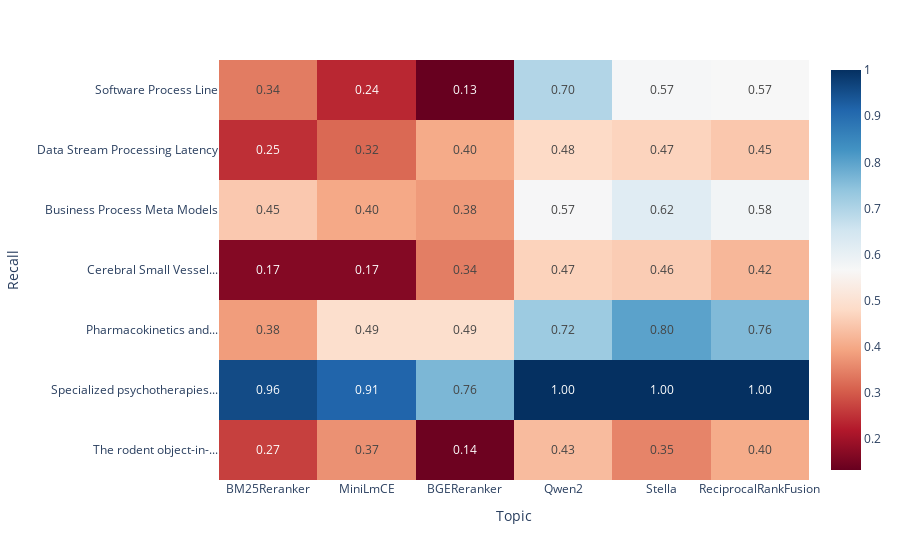

Source (notebook cell):
### Code cell
show_results(
    files, ["BM25Reranker", "MiniLmCE", "BGEReranker", "Qwen2"]
)

### Figure 1 — Plotly figure (JSON) as saved in the notebook; plotly's stock layout.template omitted (floating-point values rounded to 4 significant figures)
{"data": [{"coloraxis": "coloraxis", "hovertemplate": "x: %{x}<br>Topic: %{y}<br>color: %{z}<extra></extra>", "name": "0", "textfont": {"size": 12}, "texttemplate": "%{z:.2f}", "type": "heatmap", "x": ["BM25Reranker", "MiniLmCE", "BGEReranker", "Qwen2", "Stella", "ReciprocalRankFusion"], "xaxis": "x", "y": ["Software Process Line", "Data Stream Processing Latency", "Business Process Meta Models", "Cerebral Small Vessel...", "Pharmacokinetics and...", "Specialized psychotherapies...", "The rodent object-in-..."], "yaxis": "y", "z": [[0.3417, 0.2375, 0.1333, 0.6958, 0.5708, 0.5667], [0.2477, 0.3182, 0.4023, 0.4795, 0.4682, 0.4477], [0.45, 0.4, 0.38, 0.57, 0.62, 0.58], [0.1667, 0.1667, 0.3444, 0.4667, 0.4556, 0.4222], [0.3833, 0.4917, 0.4917, 0.725, 0.8, 0.7583], [0.9571, 0.9143, 0.7643, 1, 1, 1], [0.268, 0.368, 0.14, 0.428, 0.352, 0.404]]}], "layout": {"coloraxis": {"colorscale": [[0, "rgb(103,0,31)"], [0.1, "rgb(178,24,43)"], [0.2, "rgb(214,96,77)"], [0.3, "rgb(244,165,130)"], [0.4, "rgb(253,219,199)"], [0.5, "rgb(247,247,247)"], [0.6, "rgb(209,229,240)"], [0.7, "rgb(146,197,222)"], [0.8, "rgb(67,147,195)"], [0.9, "rgb(33,102,172)"], [1, "rgb(5,48,97)"]]}, "margin": {"t": 60}, "title": {"x": 0.5}, "xaxis": {"anchor": "y", "domain": [0, 1], "title": {"text": "Topic"}}, "yaxis": {"anchor": "x", "autorange": "reversed", "domain": [0, 1], "title": {"text": "Recall"}}}}
